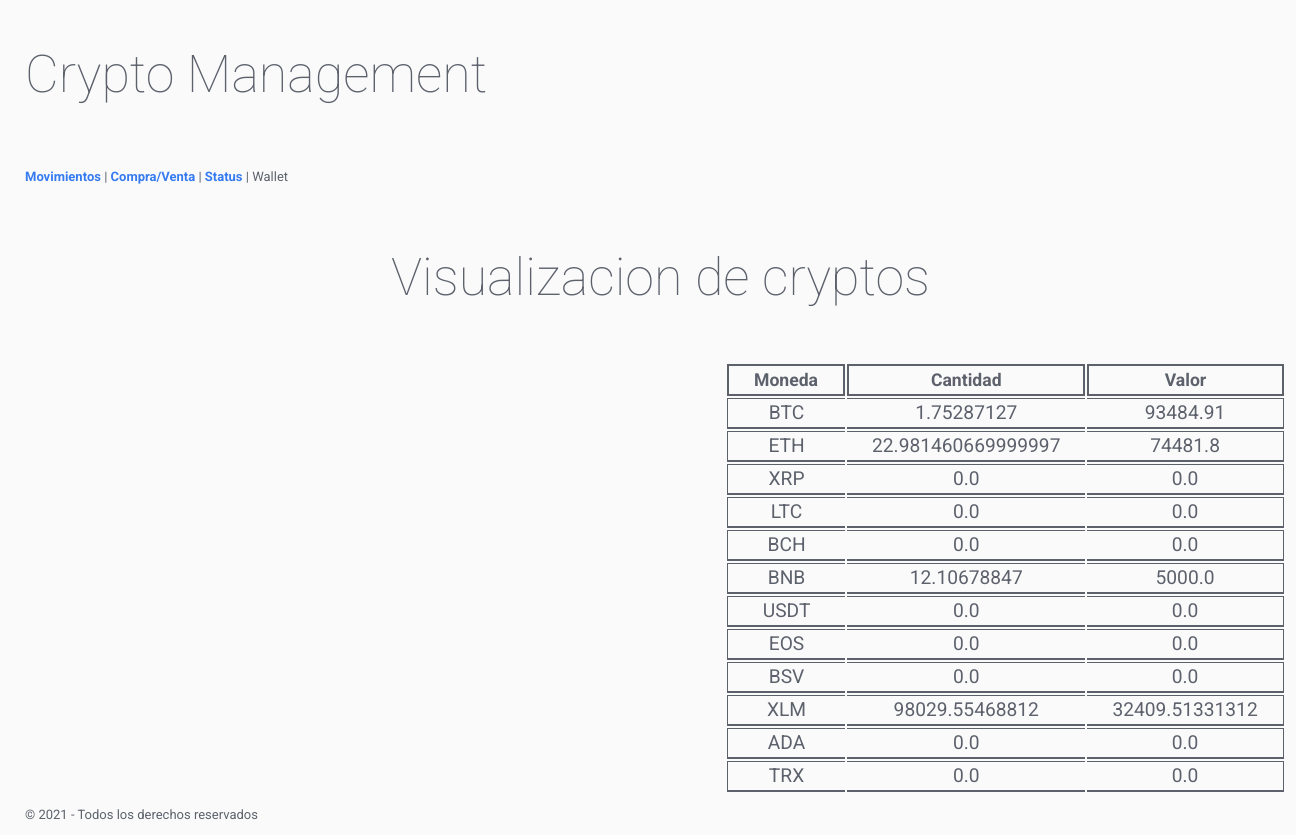
Before: /overview with the older database file.
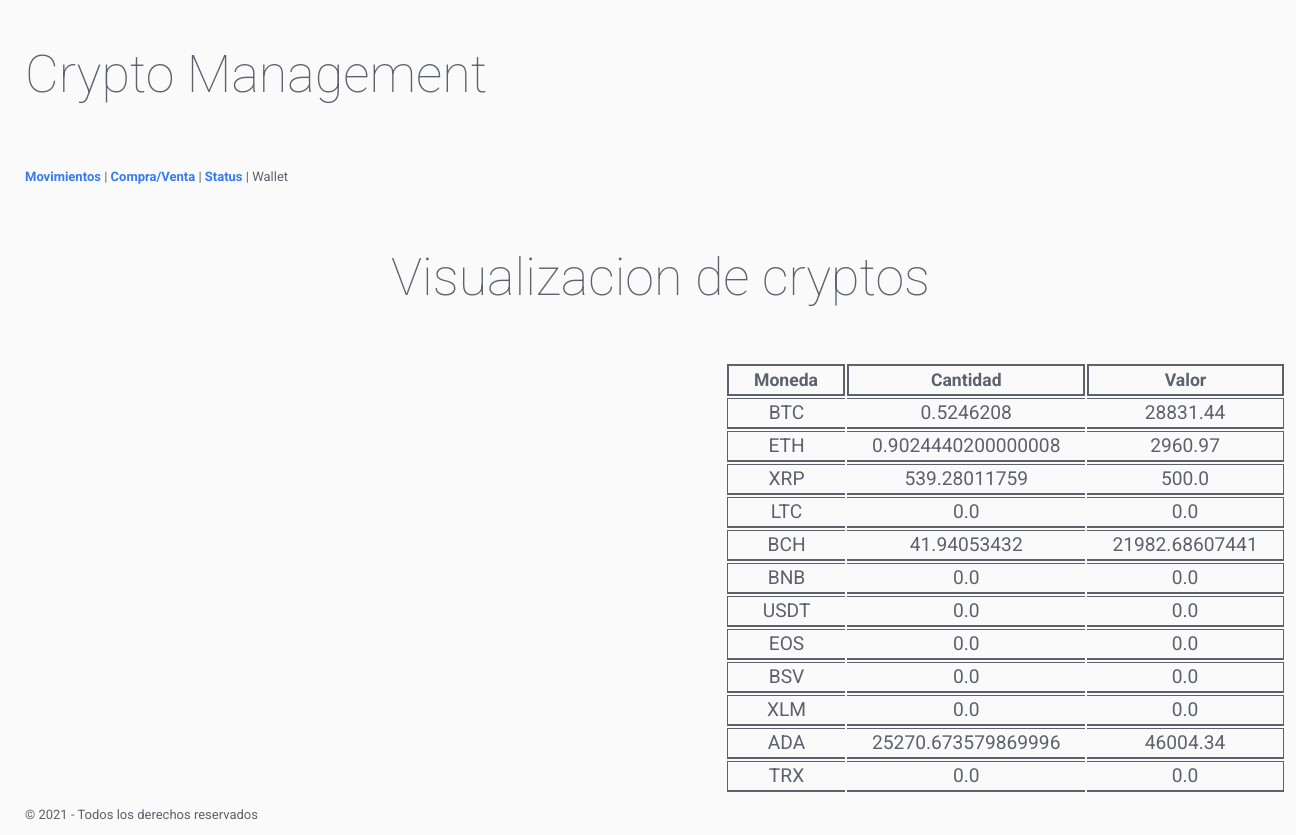
After: the same page with the newer database file.
### tables this page shows
CREATE TABLE "Portfolio" (
	"Moneda"	TEXT NOT NULL,
	"Cantidad"	REAL NOT NULL,
	"Valor"	REAL NOT NULL,
	PRIMARY KEY("Moneda")
);

### programa/views.py (the view)
@app.route("/overview")
def wallet():
    holder = "SELECT * from portfolio"
    Tabla = dbManager.CrearTabla(holder)
    return render_template("monedas.html", obj = Tabla[0], items = Tabla[1])

### programa/models.py (called while the page is built)
  def CrearTabla(self, holder): #Creamos la tabla de movimientos que se mostrara en la pagina inicial
    con= sqlite3.connect(self.ruta_DB)
    cur = con.cursor()
    cur.execute(holder)
    keys=[]
    for item in cur.description:
        keys.append(item[0])
    movimientos = []
    for registro in cur.fetchall():
        i = 0
        dic={}
        for columna in keys:
            dic[columna] = registro[i]
            i +=1
        movimientos.append(dic)
    return keys, movimientos

### programa/templates/monedas.html (shortened to what this page needs)
{% extends "base.html" %}
{% block Links %} <a href="/" class = "Links">Movimientos</a> | <a href="/purchase" class="Links">Compra/Venta</a> | <a href="/status">Status</a> | <p class="Links">Wallet</p>{% endblock %}
{% block contenido %}
    <h1 class= "Titulo">Visualizacion de cryptos</h1>
    {% if items | length == 0 %}
        <p class="SubTitulo">Introduce Nuevos Movimientos</p>
    {%else%}
        <table style="margin-left: 700px;">
            <tr>
                {%for item in obj%}
                <th class="Header_tabla" style="border-top-width: 2px; border-top-style: solid;">{{item}}</th>
                {%endfor%}
            </tr>
            {%for item in items%}
            <tr>
                <td class="tabla2" style="border-left-style: solid; border-left-width: 1px;">{{item.Moneda}}</td>
                <td class="tabla2">{{item.Cantidad}}</td>
                <td class="tabla2"style="border-right-style: solid; border-right-width: 1px;">{{item.Valor}}</td>
            </tr>
            {%endfor%}
        </table>
    {%endif%}
{% endblock %}

### programa/templates/base.html (shortened to what this page needs)
<!DOCTYPE html>
<html lang="en" style="margin-left: 25px;">
    <head>
        <link rel="stylesheet" href="static/css/styles.css">
        <link rel="stylesheet" href="static/css/flat-remix.css">
    </head>
    <body>
        <header>
            <h1>Crypto Management</h1>
        </header>
        <section>
            <nav>
                {% block Links %}{%endblock%}
            </nav>
            {% block contenido %}{% endblock %}
        </section>
        <footer>
            <p>&copy; 2021 - Todos los derechos reservados</p>
        </footer>
    </body>
</html>

### programa/static/css/styles.css (style rules this page uses)
.Titulo { text-align: center; margin-bottom: 45px; }
.Header_tabla { font-size: 1.1rem; font-weight: bold; padding-right: 25px; padding-left: 25px; border-right-style: solid; border-right-width: 2px; border-left-style: solid; border-left-width: 2px; border-bottom-style: solid; border-bottom-width: 2px; }
.tabla2 { font-size: 1.2rem; text-align: center; padding-right: 25px; padding-left: 25px; border-top-style: solid; border-top-width: 1px; border-bottom-style: solid; border-bottom-width: 2px; }
.Links { display: inline-block; }

### programa/static/css/flat-remix.css (style rules this page uses)
* { box-sizing: border-box; outline: none; -webkit-appearance: none; -webkit-tap-highlight-color: transparent !important; -webkit-tap-highlight-color: rgba(0, 0, 0, 0) !important; -webkit-touch-callout: none; font-family: "Roboto", sans-serif; letter-spacing: 0; }
body { background-color: #FAFAFA; color: #5c616c; margin: 0; font-size: 13px; cursor: default; user-select: none; -webkit-user-select: none; -khtml-user-select: none; -moz-user-select: none; -ms-user-select: none; }
a:link, a:visited, a:active, a { color: #367bf0; font-weight: bold; text-decoration: none; cursor: pointer; }
h1, h2, h3, h4, h5, h6 { line-height: 1.5em; }
h1 { font-size: 4em; font-weight: lighter; margin: .7em 0; }
section, article, .section, .article, .paper { line-height: 2em; word-wrap: break-word; word-break: normal; line-height: 2em; }

Changed rows visible on the page:
changed Portfolio "BTC": Cantidad "1.75287127" → "0.5246208"; Valor "93484.91" → "28831.44"
changed Portfolio "ETH": Cantidad "22.981460669999997" → "0.9024440200000008"; Valor "74481.8" → "2960.97"
changed Portfolio "XRP": Cantidad "0.0" → "539.28011759"; Valor "0.0" → "500.0"
changed Portfolio "BCH": Cantidad "0.0" → "41.94053432"; Valor "0.0" → "21982.68607441"
changed Portfolio "BNB": Cantidad "12.10678847" → "0.0"; Valor "5000.0" → "0.0"
changed Portfolio "XLM": Cantidad "98029.55468812" → "0.0"; Valor "32409.51331312" → "0.0"
changed Portfolio "ADA": Cantidad "0.0" → "25270.673579869996"; Valor "0.0" → "46004.34"
